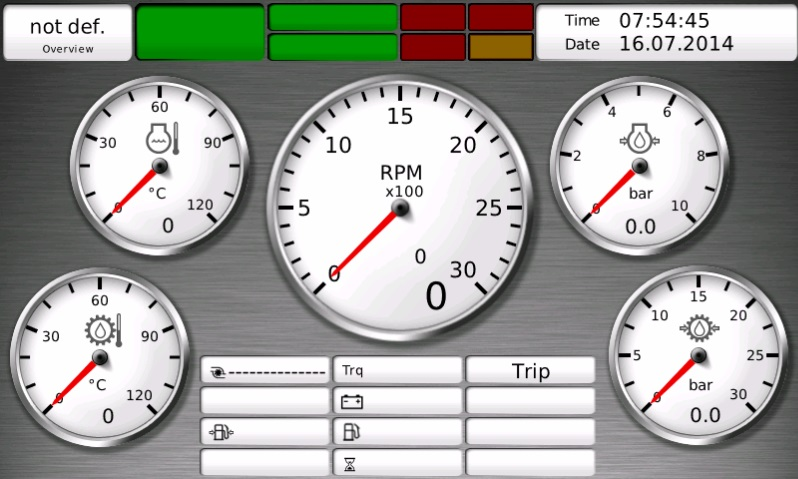
#> input picture Gauge Reader/Images/1.jpg, 798 x 479 px
$ python -i analog_read.py   (imports and definitions only)
#> lines starting #> are read from the running program, lines starting #| are printed output that depends on the picture; after the words box and inside, x2 and y2 are one past the last pixel; in counts of white or black regions, pixels touching at a corner belong together
'''
Copyright (c) 2017 Intel Corporation.
Licensed under the MIT license. See LICENSE file in the project root for full license information.
'''
# modified version

import cv2
import numpy as np
import time
class Gauge_Reader:
    def completelyOverlaps(self, x1, x2, x3, x4):
        return (x1 <= x3 and x1 <= x4 and x2 >= x3 and x2 >= x4) or \
            (x2 <= x3 and x2 <= x4 and x1 >= x3 and x1 >= x4)

    def remove_overlapping_lines(self, lines):
        overlapped = []
        for i in range(int(len(lines)/2)+1, len(lines)):
            for j in range(len(lines)-1, 0, -1):
                [x1, y1, x2, y2] = lines[i]
                [x3, y3, x4, y4] = lines[j]
                # Checks whether the cross product between two different pairs of points
                # are both == 0, which means that the segments are both on the same line
                if np.cross(np.array([x1 - x2, y1 - y2]), np.array([x3 - x4, y3 - y4])) == 0 and \
                        np.cross(np.array([x1 - x2, y1 - y2]), np.array([x3 - x1, y3 - y1])) == 0:
                    # If lines are vertical, consider the y-coordinates
                    if x1 == x2:
                        # If 1st segment fully overlaps 2nd, add latter to the list
                        if self.completelyOverlaps(y1, y2, y3, y4):
                            overlapped.append(lines[j])
                        # If 2nd segment fully overlaps 1st, add latter to the list
                        elif self.completelyOverlaps(y3, y4, y1, y2):
                            overlapped.append(lines[i])
                    # In all other cases, consider the x-coordinates
                    else:
                        if self.completelyOverlaps(x1, x2, x3, x4):
                            overlapped.append(lines[j])
                        elif self.completelyOverlaps(x3, x4, x1, x2):
                            overlapped.append(lines[i])

        lines = [s for s in lines if s not in overlapped]
        return lines


    def dist_2_pts(self, x1, y1, x2, y2):
        #print np.sqrt((x2-x1)^2+(y2-y1)^2)
        return np.sqrt((x2 - x1)**2 + (y2 - y1)**2)

    def calibrate_gauge(self, img, gauge_number):
        '''
            This function should be run using a test image in order to calibrate the range available to the dial as well as the
            units.  It works by first finding the center point and radius of the gauge.  Then it draws lines at hard coded intervals
            (separation) in degrees.  It then prompts the user to enter position in degrees of the lowest possible value of the gauge,
            as well as the starting value (which is probably zero in most cases but it won't assume that).  It will then ask for the
            position in degrees of the largest possible value of the gauge. Finally, it will ask for the units.  This assumes that
            the gauge is linear (as most probably are).
            It will return the min value with angle in degrees (as a tuple), the max value with angle in degrees (as a tuple),
            and the units (as a string).
        '''

        height, width = img.shape[:2]
        gray = cv2.cvtColor(img, cv2.COLOR_BGR2GRAY)  #convert to gray
        # gray = cv2.GaussianBlur(gray, (5, 5), 0)
        # gray = cv2.medianBlur(gray, 5)

        #for testing, output gray image
        #cv2.imwrite('gauge-%s-bw.%s' %(gauge_number, file_type),gray)

        #detect circles
        #restricting the search from 35-48% of the possible radii gives fairly good results across different samples.  Remember that
        #these are pixel values which correspond to the possible radii search range.
        big_circles = cv2.HoughCircles(gray, cv2.HOUGH_GRADIENT, 1, 20, np.array([]), 50, 30, int(height * 0.25),
                             int(height * 0.26))
        small_circles = cv2.HoughCircles(gray, cv2.HOUGH_GRADIENT, 1, 20, np.array([]), 50, 30, int(height * 0.15),
                             int(height * 0.18))

        circles = np.hstack((np.uint16(np.around(small_circles)), np.uint16(np.around(big_circles))))
        for i in circles[0,:]:
            # draw the outer circles
            cv2.circle(img, (i[0], i[1]), i[2], (0, 0, 255), 3, cv2.LINE_AA)
            # draw the centers of circles
            cv2.circle(img, (i[0], i[1]), 2, (0, 255, 0), 3, cv2.LINE_AA)

        #for testing, output circles on image
        # cv2.imwrite('gauge-%s-circles.%s' % (gauge_number, file_type), img)


        #for calibration, plot lines from center going out at every 10 degrees and add marker
        #for i from 0 to 36 (every 10 deg)

        '''
        goes through the motion of a circle and sets x and y values based on the set separation spacing.  Also adds text to each
        line.  These lines and text labels serve as the reference point for the user to enter
        NOTE: by default this approach sets 0/360 to be the +x axis (if the image has a cartesian grid in the middle), the addition
        (i+9) in the text offset rotates the labels by 90 degrees so 0/360 is at the bottom (-y in cartesian).  So this assumes the
        gauge is aligned in the image, but it can be adjusted by changing the value of 9 to something else.
        '''
        _, ncircles, R = circles.shape
        separation = 10.0 #in degrees
        interval = int(360 / separation)
        p1 = np.zeros((interval,2, ncircles))  #set empty arrays
        p2 = np.zeros((interval,2, ncircles))
        p_text = np.zeros((interval,2, ncircles))
        for i in range(0,interval):
            for j in range(0,2):
                for k_idx, k in enumerate(circles[0,:]):
                    if (j%2==0):
                        p1[i][j][k_idx] = k[0] + 0.9 * k[2] * np.cos(separation * i * 3.14 / 180) #point for lines
                    else:
                        p1[i][j][k_idx] = k[1] + 0.9 * k[2] * np.sin(separation * i * 3.14 / 180)
        text_offset_x = 10
        text_offset_y = 5
        for i in range(0, interval):
            for j in range(0, 2):
                for k_idx, k in enumerate(circles[0,:]):
                    if (j % 2 == 0):
                        p2[i][j][k_idx] = k[0] + k[2] * np.cos(separation * i * 3.14 / 180)
                        p_text[i][j][k_idx] = k[0] - text_offset_x + 1.2 * k[2] * np.cos((separation) * (i+9) * 3.14 / 180) #point for text labels, i+9 rotates the labels by 90 degrees
                    else:
                        p2[i][j][k_idx] = k[1] + k[2] * np.sin(separation * i * 3.14 / 180)
                        p_text[i][j][k_idx] = k[1] + text_offset_y + 1.2 * k[2] * np.sin((separation) * (i+9) * 3.14 / 180)  # point for text labels, i+9 rotates the labels by 90 degrees

        #add the lines and labels to the image
        for i in range(0,interval):
            for k_idx in range(ncircles):
                cv2.line(img, (int(p1[i][0][k_idx]), int(p1[i][1][k_idx])), (int(p2[i][0][k_idx]), int(p2[i][1][k_idx])),(0, 255, 0), 2)
                cv2.putText(img, '%s' %(int(i*separation)), (int(p_text[i][0][k_idx]), int(p_text[i][1][k_idx])), cv2.FONT_HERSHEY_SIMPLEX, 0.3,(0,0,0),1,cv2.LINE_AA)

        # [12 lines of commented-out code are left out]
        min_angle = 40
        max_angle = 320
        min_value = 0
        max_value = 30
        units = "PSI"

        # Get x, y and r values of the circles
        # x,y,r = get_xyr(circles, ncircles, R)

        return min_angle, max_angle, min_value, max_value, units, circles

    def get_current_value(self, img, circles, min_angle, max_angle, min_value, max_value, gauge_number):
        #for testing purposes
        #img = cv2.imread('gauge-%s.%s' % (gauge_number, file_type))

        gray2 = cv2.cvtColor(img, cv2.COLOR_BGR2GRAY)

        # Set threshold and maxValue
        thresh = 85
        maxValue = 255

        # [13 lines of commented-out code are left out]
        th, dst2 = cv2.threshold(gray2, thresh, maxValue, cv2.THRESH_BINARY_INV)

        # found Hough Lines generally performs better without Canny / blurring, though there were a couple exceptions where it would only work with Canny / blurring
        #dst2 = cv2.medianBlur(dst2, 5)
        #dst2 = cv2.Canny(dst2, 50, 150)
        #dst2 = cv2.GaussianBlur(dst2, (5, 5), 0)

        # for testing, show image after thresholding
        # cv2.imwrite('gauge-%s-tempdst2.%s' % (gauge_number, file_type), dst2)

        # find lines
        # rho is set to 3 to detect more lines, easier to get more then filter them out later
        lines1 = cv2.HoughLinesP(image=dst2, rho=3, theta=np.pi / 180, threshold=100,minLineLength=10, maxLineGap=0)
        thresh = 80
        th, dst2 = cv2.threshold(gray2, thresh, maxValue, cv2.THRESH_BINARY_INV)
        lines2 = cv2.HoughLinesP(image=dst2, rho=3, theta=np.pi / 180, threshold=100, minLineLength=10, maxLineGap=0)
        lines = np.vstack((lines1, lines2))
        del lines2
        del lines1


        # [6 lines of commented-out code are left out]
        final_line_list = []

        diff1LowerBound = 0.15 #diff1LowerBound and diff1UpperBound determine how close the line should be from the center
        diff1UpperBound = 0.35
        diff2LowerBound = 0.5 #diff2LowerBound and diff2UpperBound determine how close the other point of the line should be to the outside of the gauge
        diff2UpperBound = 1.0

        for i in range(0, len(lines)):
            for x1, y1, x2, y2 in lines[i]:
                for j in circles[0, :]:
                    diff1 = self.dist_2_pts(j[0], j[1], x1, y1)  # j[0], j[1] is center of circle
                    diff2 = self.dist_2_pts(j[0], j[1], x2, y2)
                    #set diff1 to be the smaller (closest to the center) of the two), makes the math easier
                    if (diff1 > diff2):
                        temp = diff1
                        diff1 = diff2
                        diff2 = temp
                    # check if line is within an acceptable range
                    if (((diff1<diff1UpperBound*j[2]) and (diff1>diff1LowerBound*j[2]) and (diff2<diff2UpperBound*j[2])) and (diff2>diff2LowerBound*j[2])):
                        line_length = self.dist_2_pts(x1, y1, x2, y2)
                        # add to final list
                        final_line_list.append([x1, y1, x2, y2])

        # [9 lines of commented-out code are left out]
        final_line_list = self.remove_overlapping_lines(final_line_list)
        # [16 lines of commented-out code are left out]
        res = []
        x_angle = []
        y_angle = []
        idx = 0
        for i, j in zip(final_line_list, circles[0, :]):
            dist_pt_0 = self.dist_2_pts(j[0], j[1], i[0], i[1])
            dist_pt_1 = self.dist_2_pts(j[0], j[1], i[2], i[3])
            if (dist_pt_0 > dist_pt_1):
                x_angle.append(i[0] - j[0])
                y_angle.append(j[1] - i[1])
            else:
                x_angle.append(i[2] - j[0])
                y_angle.append(j[1] - i[3])
            # take the arc tan of y/x to find the angle
            res.append(np.arctan(np.divide(float(y_angle[idx]), float(x_angle[idx]))))
            idx = idx + 1
        # [8 lines of commented-out code are left out]
        res = np.rad2deg(res)
        new_values = []
        for i in range(len(res)):
            if x_angle[i] > 0 and y_angle[i] > 0:  #in quadrant I
                final_angle = 270 - res[i]
            if x_angle[i] < 0 and y_angle[i] > 0:  #in quadrant II
                final_angle = 90 - res[i]
            if x_angle[i] < 0 and y_angle[i] < 0:  #in quadrant III
                final_angle = 90 - res[i]
            if x_angle[i] > 0 and y_angle[i] < 0:  #in quadrant IV
                final_angle = 270 - res[i]

            #print final_angle

            old_min = float(min_angle)
            old_max = float(max_angle)

            new_min = float(min_value)
            new_max = float(max_value)

            old_value = final_angle

            old_range = (old_max - old_min)
            new_range = (new_max - new_min)
            new_values.append((((old_value - old_min) * new_range) / old_range) + new_min)

        return new_values

    def estimate_gauge(self, img):
        gauge_number = 1
        # name the calibration image of your gauge 'gauge-#.jpg', for example 'gauge-5.jpg'.  It's written this way so you can easily try multiple images
        min_angle, max_angle, min_value, max_value, units, circles = self.calibrate_gauge(img, gauge_number) # previously: (...), x,y,r = ...

        #feed an image (or frame) to get the current value, based on the calibration, by default uses same image as calibration
        val = self.get_current_value(img, circles, min_angle, max_angle, min_value, max_value, gauge_number)
        # print ("Current reading: %s %s" %(val, units))

>>> import cv2
>>> picture = cv2.imread('Images/1.jpg')
#> picture is the input picture: shape (479, 798, 3); mean B, G, R 161.1, 165.6, 164
>>> result = Gauge_Reader().estimate_gauge(picture)
#> in calibrate_gauge, `gray = cv2.cvtColor(img, cv2.COLOR_BGR2GRAY)`:
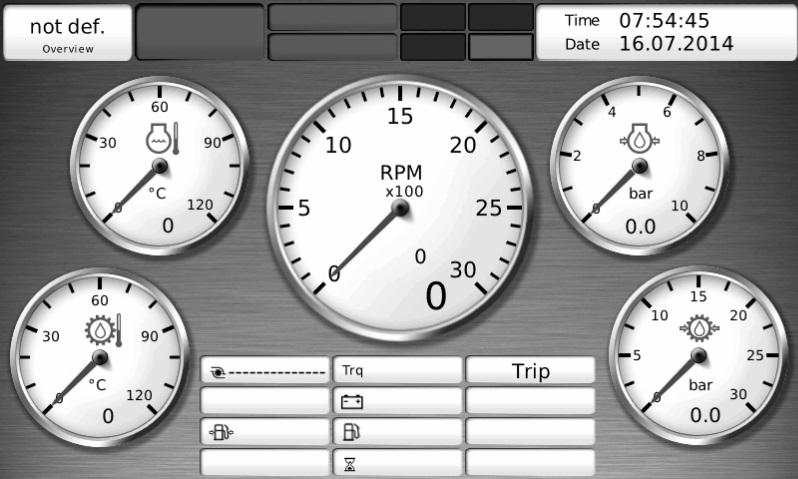
#> gray: shape (479, 798); min 0, max 255, mean 164.6
#> in calibrate_gauge, `big_circles = cv2.HoughCircles(gray, cv2.HOUGH_GRADIENT, 1, 20, np.arr..`: big_circles = [[399.5, 207.5, 121.2]]
#> in calibrate_gauge, `small_circles = cv2.HoughCircles(gray, cv2.HOUGH_GRADIENT, 1, 20, np.a..`: small_circles = [[158.5, 164.5, 84.3], [638.5, 166.5, 79.9], [99.5, 355.5, 84.3], [696.5, 353.5, 83.2]]
#> in calibrate_gauge, `circles = np.hstack((np.uint16(np.around(small_circles)), np.uint16(np..`: circles = [[158, 164, 84], [638, 166, 80], [100, 356, 84], [696, 354, 83], [400, 208, 121]]
#> the loop in calibrate_gauge, `for i in circles[0,:]:` made 5 passes
#> after the loop in calibrate_gauge, `for i in circles[0,:]:`:
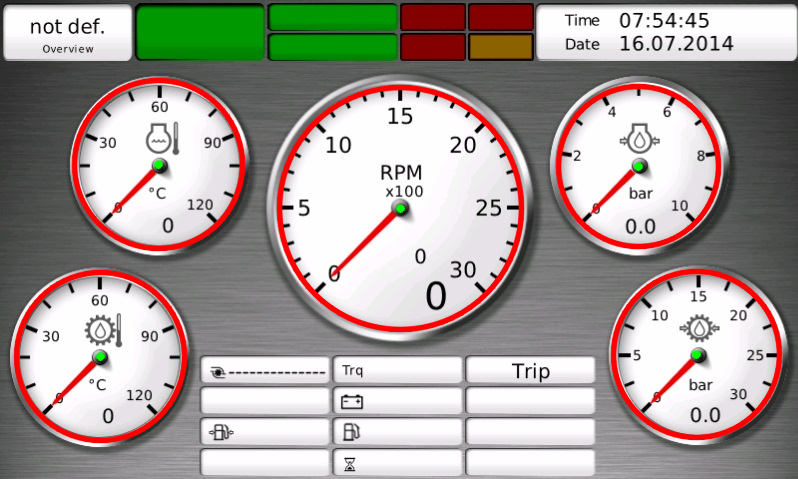
#> img: shape (479, 798, 3); 5.13% of pixels changed, all inside (x1, y1, x2, y2) = (13, 77, 783, 444)
#> after the loop in calibrate_gauge, `for i in range(0,interval):`:
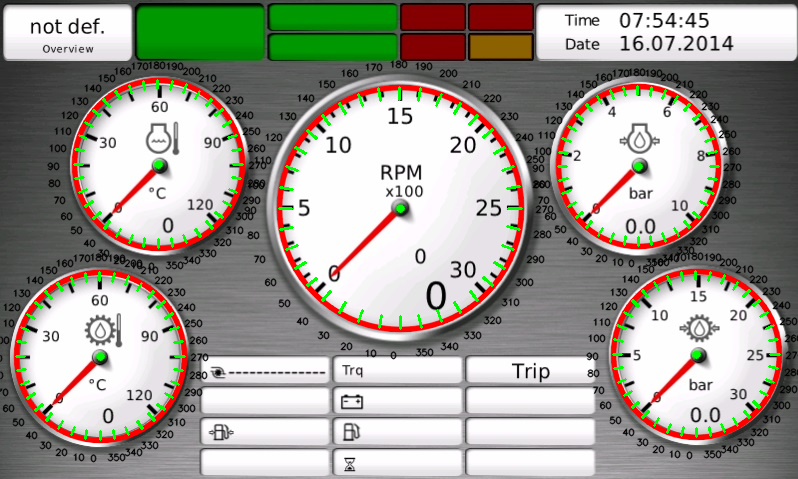
#> img: shape (479, 798, 3); 6.61% of pixels changed, all inside (x1, y1, x2, y2) = (0, 60, 798, 463)
#> in estimate_gauge, `min_angle, max_angle, min_value, max_value, units, circles = self.cali..`: min_angle = 40; max_angle = 320; min_value = 0; max_value = 30; units = 'PSI'
#> in get_current_value, `gray2 = cv2.cvtColor(img, cv2.COLOR_BGR2GRAY)`:
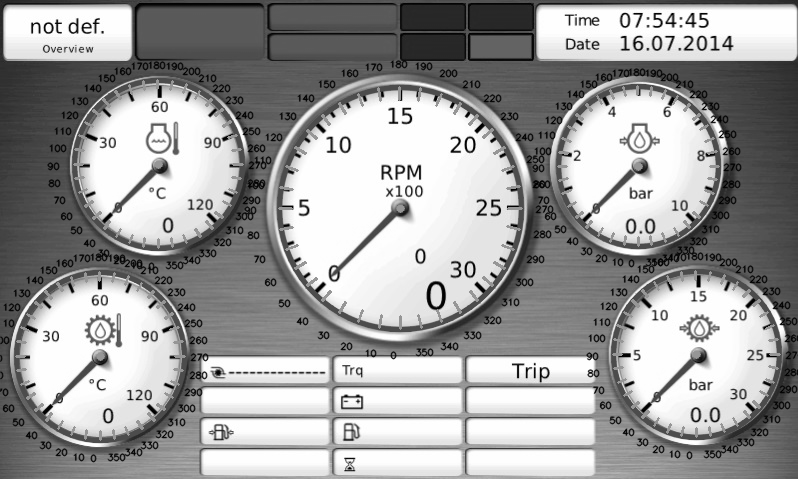
#> gray2: shape (479, 798); min 0, max 255, mean 158.7
#> in get_current_value, `th, dst2 = cv2.threshold(gray2, thresh, maxValue, cv2.THRESH_BINARY_INV)`:
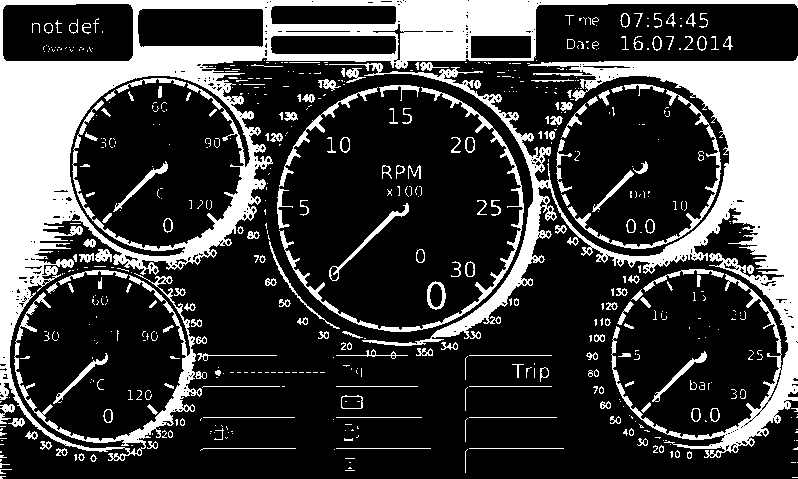
#> dst2: shape (479, 798); 25.4% white; 587 white regions (387 under 20 px), largest, box (x1, y1, x2, y2) and area: (0, 0, 798, 461) 46424, (329, 56, 798, 458) 31500, (279, 87, 524, 332) 2547
#> in get_current_value, `th, dst2 = cv2.threshold(gray2, thresh, maxValue, cv2.THRESH_BINARY_INV)`: th = 85
#> in get_current_value, `lines1 = cv2.HoughLinesP(image=dst2, rho=3, theta=np.pi / 180, thresho..`: lines1 = 1119 rows, first 6: [567, 62, 797, 70], [538, 3, 797, 3], [395, 23, 466, 12], [624, 66, 797, 72], [267, 54, 393, 61], [133, 48, 264, 55]
#> in get_current_value, `th, dst2 = cv2.threshold(gray2, thresh, maxValue, cv2.THRESH_BINARY_INV)`:
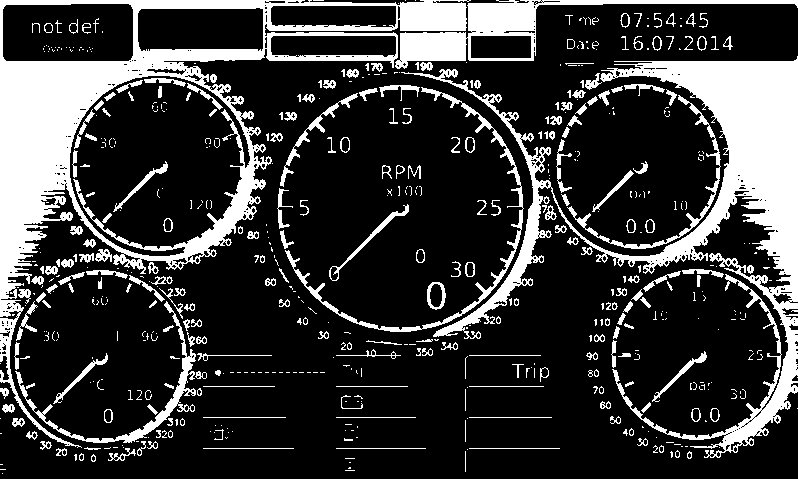
#> dst2: shape (479, 798); 22.3% white; 584 white regions (361 under 20 px), largest, box (x1, y1, x2, y2) and area: (0, 0, 471, 448) 30988, (401, 56, 798, 458) 26733, (395, 0, 798, 69) 5651
#> in get_current_value, `th, dst2 = cv2.threshold(gray2, thresh, maxValue, cv2.THRESH_BINARY_INV)`: th = 80
#> in get_current_value, `lines2 = cv2.HoughLinesP(image=dst2, rho=3, theta=np.pi / 180, thresho..`: lines2 = 1016 rows, first 6: [0, 2, 264, 2], [278, 56, 396, 58], [0, 71, 123, 61], [619, 64, 797, 70], [184, 60, 257, 49], [0, 92, 153, 71]
#> in get_current_value, `lines = np.vstack((lines1, lines2))`: lines = 2135 rows, first 6: [567, 62, 797, 70], [538, 3, 797, 3], [395, 23, 466, 12], [624, 66, 797, 72], [267, 54, 393, 61], [133, 48, 264, 55]
#> after the loop in get_current_value, `for i in range(0, len(lines)):`: final_line_list = [[333, 274, 380, 227]]; temp = 387.1
#> in remove_overlapping_lines, `overlapped = []`: overlapped = []
#> in remove_overlapping_lines, `lines = [s for s in lines if s not in overlapped]`: lines = [[333, 274, 380, 227]]
#> the loop in get_current_value, `for i, j in zip(final_line_list, circles[0, :]):` made 1 pass
#> (i, j, dist_pt_0, dist_pt_1, idx) on pass 1: ([333, 274, 380, 227], [158, 164, 84], 206.7, 230.8, 1)
#> after the loop in get_current_value, `for i, j in zip(final_line_list, circles[0, :]):`: idx = 1; res = [-0.277]; x_angle = [222]; y_angle = [-63]
#> in get_current_value, `res = np.rad2deg(res)`: res = [-15.84]
#> the loop in get_current_value, `for i in range(len(res)):` made 1 pass
#> (final_angle, old_min, old_max, new_min, new_max, old_value, old_range, new_range) on pass 1: (285.8, 40, 320, 0, 30, 285.8, 280, 30)
#> after the loop in get_current_value, `for i in range(len(res)):`: new_values = [26.34]
